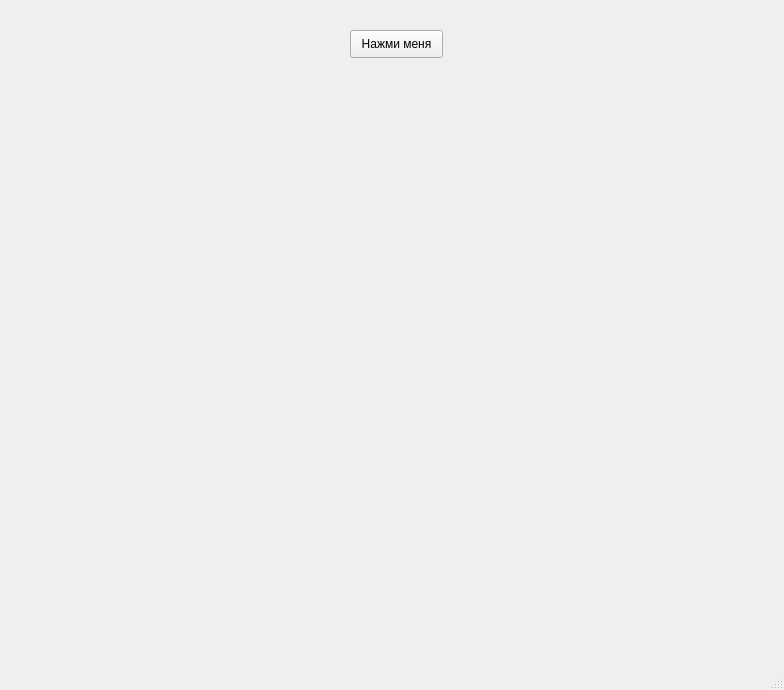
<?xml version="1.0" encoding="UTF-8"?>
<ui version="4.0">
 <class>MainWindow</class>
 <widget class="QMainWindow" name="MainWindow">
  <property name="geometry">
   <rect>
    <x>0</x>
    <y>0</y>
    <width>784</width>
    <height>690</height>
   </rect>
  </property>
  <property name="windowTitle">
   <string>MainWindow</string>
  </property>
  <widget class="QWidget" name="centralwidget">
   <widget class="QPushButton" name="pushButton">
    <property name="geometry">
     <rect>
      <x>350</x>
      <y>30</y>
      <width>93</width>
      <height>28</height>
     </rect>
    </property>
    <property name="text">
     <string>Нажми меня</string>
    </property>
   </widget>
  </widget>
  <widget class="QMenuBar" name="menubar">
   <property name="geometry">
    <rect>
     <x>0</x>
     <y>0</y>
     <width>784</width>
     <height>26</height>
    </rect>
   </property>
  </widget>
  <widget class="QStatusBar" name="statusbar"/>
 </widget>
 <resources/>
 <connections/>
</ui>
